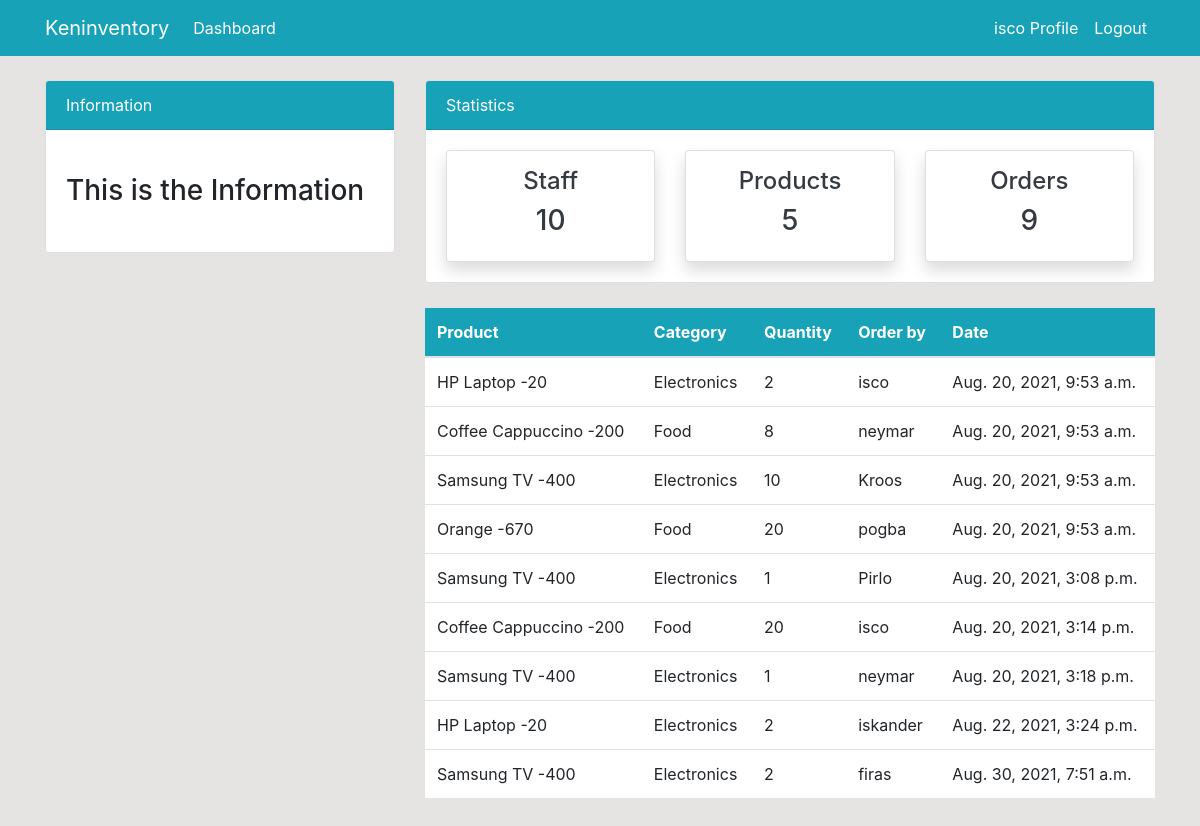
/order (signed in), run on the app's committed database.
### app1/models.py (models this page shows, shortened)
class Order(models.Model):
    product = models.ForeignKey(Product, on_delete=models.CASCADE, null=True)
    staff = models.ForeignKey(User, on_delete=models.CASCADE, null=True)
    order_quantity = models.PositiveIntegerField(null=True)
    date = models.DateTimeField(auto_now_add=True)
    class Meta:
        verbose_name_plural = 'Order'

class Product(models.Model):
    name = models.CharField(max_length=100, null=True)
    category = models.CharField(max_length=20, choices=CATEGORY, null=True)
    quantity = models.PositiveIntegerField(null=True)
    class Meta:
        verbose_name_plural = 'Product'
    def __str__(self):
        return '%s %s' % (self.name, -  self.quantity)

### app1/views.py (the view)
# urls.py: url(r'^order$', views.order, name='order'),
@login_required
def order(request):
    orders = Order.objects.all()
    orders_count = orders.count()
    workers_count = User.objects.all().count()
    product_count = Product.objects.all().count()
    context = {
        'orders':orders,
        'workers_count': workers_count,
        'orders_count': orders_count,
        'product_count': product_count,
    }
    return render(request, 'order.html', context)

### app1/templates/order.html (shortened to what this page needs)
{% extends 'base.html' %}
{% block content %}
{% include 'topnav.html' %}
    <div class="container">
        <div class="row my-4">
            <div class="col-md-4">
            </div>
            <div class="col-md-8">
              <table class="table bg-white">
                <thead class="bg-info">
                  <tr class="text-white">
                    <th scope="col">Product</th>
                    <th scope="col">Category</th>
                    <th scope="col">Quantity</th>
                    <th scope="col">Order by</th>
                    <th scope="col">Date</th>
                  </tr>
                </thead>
                <tbody>
                  {% for orders in orders %}
                  <tr>
                    <td>{{orders.product}}</td>
                    <td>{{ orders.product.category }}</td>
                    <td>{{ orders.order_quantity }}</td>
                    <td>
                      {{ orders.staff.username }}
                    </td>
                    <td>
                      {{ orders.date }}
                    </td>
                  </tr>
                  {% endfor %}
                </tbody>
                  </table>
            </div>
        </div>
      </div>
{% endblock %}

### app1/templates/nav.html (shortened to what this page needs)
    <nav class="navbar navbar-expand-lg navbar-info bg-info">
      {% if user.is_authenticated %}
        <div class="container">
        <a class="navbar-brand text-white" href="{% url 'index' %}">Keninventory</a>
        <div class="collapse navbar-collapse" id="navbarSupportedContent">
          <ul class="navbar-nav mr-auto">
            <li class="nav-item active">
              <a class="nav-link text-white" href="{% url 'index' %}">Dashboard <span class="sr-only">(current)</span></a>
            </li>
          </ul>
          <ul class="navbar-nav ml-auto">
            <li class="nav-item active">
              <a class="nav-link text-white" href="{% url 'user-profile' %}"> {{user.username}} Profile <span class="sr-only">(current)</span></a>
            </li>
            <li class="nav-item">
              <a class="nav-link text-white" href="{% url 'user-logout' %}">Logout</a>
            </li>
          </ul>
          {% endif %}
        </div>
        </div>
      </nav>

### app1/static/style.css (style rules this page uses)
body { background:rgb(230, 227, 227); }

### data on the page
Order: product "HP Laptop -20", product.category "Electronics", order_quantity "2", staff.username "isco", date "Aug. 20, 2021, 9:53 a.m."
Order: product "Coffee Cappuccino -200", product.category "Food", order_quantity "8", staff.username "neymar", date "Aug. 20, 2021, 9:53 a.m."
Order: product "Samsung TV -400", product.category "Electronics", order_quantity "10", staff.username "Kroos", date "Aug. 20, 2021, 9:53 a.m."
Order: product "Orange -670", product.category "Food", order_quantity "20", staff.username "pogba", date "Aug. 20, 2021, 9:53 a.m."
Order: product "Samsung TV -400", product.category "Electronics", order_quantity "1", staff.username "Pirlo", date "Aug. 20, 2021, 3:08 p.m."
Order: product "Coffee Cappuccino -200", product.category "Food", order_quantity "20", staff.username "isco", date "Aug. 20, 2021, 3:14 p.m."
Order: product "Samsung TV -400", product.category "Electronics", order_quantity "1", staff.username "neymar", date "Aug. 20, 2021, 3:18 p.m."
Order: product "HP Laptop -20", product.category "Electronics", order_quantity "2", staff.username "iskander", date "Aug. 22, 2021, 3:24 p.m."
Order: product "Samsung TV -400", product.category "Electronics", order_quantity "2", staff.username "firas", date "Aug. 30, 2021, 7:51 a.m."

### other printed values
{{ user.username }} "isco"
{{ workers_count }} "10"
{{ product_count }} "5"
{{ orders_count }} "9"
